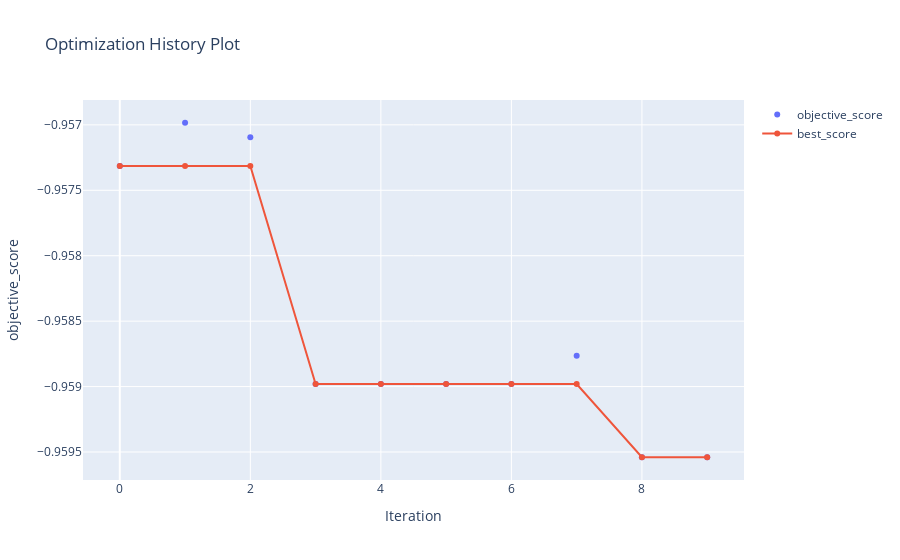

The cell this chart's notebook holds for it:
### Code cell
from zoofs import HarrisHawkOptimization

def objective_function_topass_harris(model, X_train, y_train, X_valid, y_valid):      
    model.fit(X_train, y_train)  
    y_pred = model.predict(X_valid)  # Use predicted class labels
    P = f1_score(y_valid, y_pred, average='weighted')  # Ensure the correct `average` is used
    return -P

# import an algorithm !  


# create object of algorithm
algo_object_haris=HarrisHawkOptimization(objective_function_topass_harris,
                                   n_iteration=10,
                                   population_size=30,
                                   minimize=True)

lgb_model = lgb.LGBMClassifier() 
# fit the algorithm
algo_object_haris.fit(lgb_model,X_train, y_train, X_test, y_test,verbose=True)

#plot your results
algo_object_haris.plot_history()

# extract the best  feature set
algo_object_haris.best_feature_list

### Figure 1 — Plotly figure (JSON) as saved in the notebook; plotly's stock layout.template omitted (floating-point values rounded to 4 significant figures)
{"data": [{"mode": "markers", "name": "objective_score", "type": "scatter", "x": [0, 1, 2, 3, 4, 5, 6, 7, 8, 9], "y": [-0.9573, -0.957, -0.9571, -0.959, -0.959, -0.959, -0.959, -0.9588, -0.9595, -0.9595]}, {"mode": "lines+markers", "name": "best_score", "type": "scatter", "x": [0, 1, 2, 3, 4, 5, 6, 7, 8, 9], "y": [-0.9573, -0.9573, -0.9573, -0.959, -0.959, -0.959, -0.959, -0.959, -0.9595, -0.9595]}], "layout": {"title": {"text": "Optimization History Plot"}, "xaxis": {"title": {"text": "Iteration"}}, "yaxis": {"title": {"text": "objective_score"}}}}
